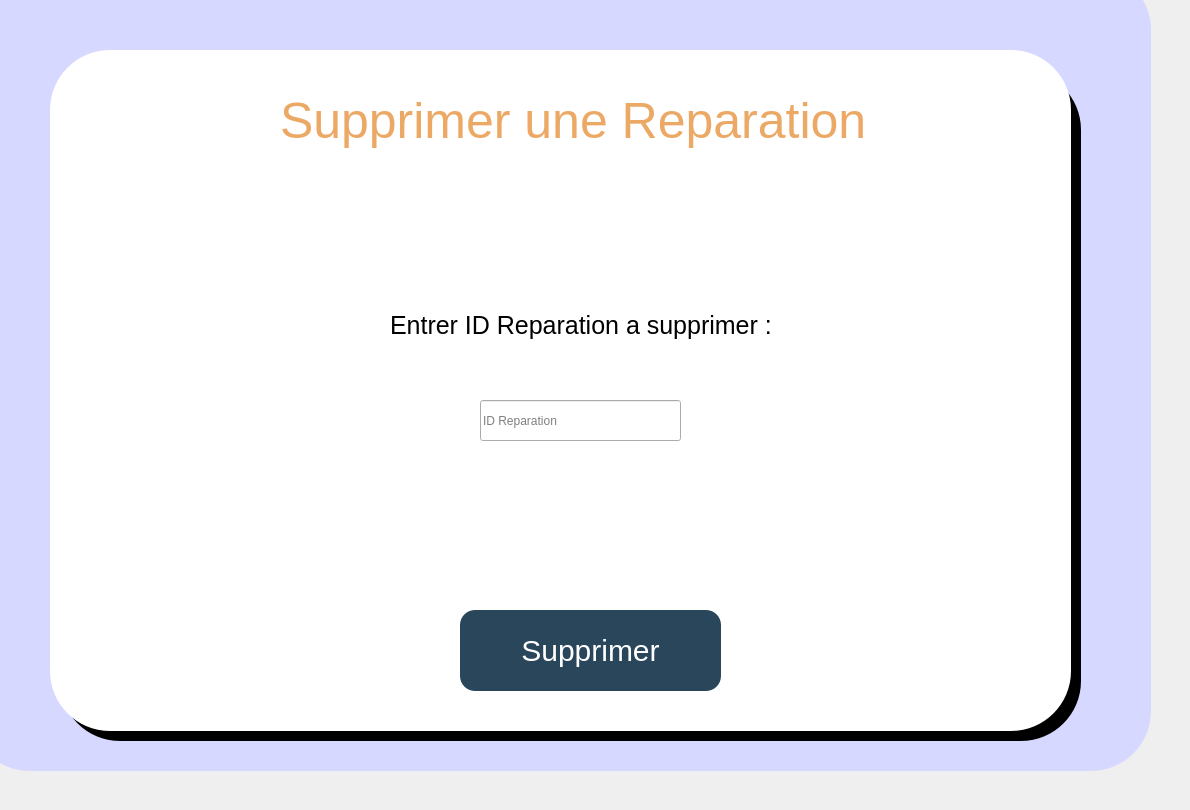
    <widget class="QWidget" name="suppression_rep">
     <widget class="QLineEdit" name="id_rep_suppr">
      <property name="geometry">
       <rect>
        <x>480</x>
        <y>400</y>
        <width>201</width>
        <height>41</height>
       </rect>
      </property>
      <property name="placeholderText">
       <string>ID Reparation</string>
      </property>
     </widget>
     <widget class="QPushButton" name="pushButton_12">
      <property name="geometry">
       <rect>
        <x>50</x>
        <y>50</y>
        <width>1021</width>
        <height>681</height>
       </rect>
      </property>
      <property name="styleSheet">
       <string notr="true">QPushButton{
background:white;
font-size:70px;
border-radius:60px;
color:white;
}</string>
      </property>
      <property name="text">
       <string/>
      </property>
     </widget>
     <widget class="QPushButton" name="Retour_4">
      <property name="geometry">
       <rect>
        <x>90</x>
        <y>90</y>
        <width>81</width>
        <height>71</height>
       </rect>
      </property>
      <property name="styleSheet">
       <string notr="true">QPushButton{
background:white;
font-size:70px;
border-radius:60px;
color:white;
}</string>
      </property>
      <property name="text">
       <string/>
      </property>
      <property name="icon">
       <iconset>
        <normaloff>../../../../Downloads/Images/icons8-undo-100.png</normaloff>../../../../Downloads/Images/icons8-undo-100.png</iconset>
      </property>
      <property name="iconSize">
       <size>
        <width>70</width>
        <height>70</height>
       </size>
      </property>
     </widget>
     <widget class="QPushButton" name="supprimer_btn_2">
      <property name="geometry">
       <rect>
        <x>460</x>
        <y>610</y>
        <width>261</width>
        <height>81</height>
       </rect>
      </property>
      <property name="styleSheet">
       <string notr="true">QPushButton{
background:#29465B;
font-size:30px;
border-radius:15px;
color:white;
}

QPushButton:hover{
color:#3794AB;
border-radius:15px;
background:white;
font-size:30px;
}</string>
      </property>
      <property name="text">
       <string>Supprimer</string>
      </property>
     </widget>
     <widget class="QPushButton" name="pushButton_13">
      <property name="geometry">
       <rect>
        <x>60</x>
        <y>70</y>
        <width>1021</width>
        <height>671</height>
       </rect>
      </property>
      <property name="styleSheet">
       <string notr="true">QPushButton{
background:black;
font-size:70px;
border-radius:60px;
color:white;
}</string>
      </property>
      <property name="text">
       <string/>
      </property>
     </widget>
     <widget class="QLabel" name="suppressionreparation">
      <property name="geometry">
       <rect>
        <x>280</x>
        <y>90</y>
        <width>701</width>
        <height>61</height>
       </rect>
      </property>
      <property name="styleSheet">
       <string notr="true">font-size:50px;
color:#ECA966;</string>
      </property>
      <property name="text">
       <string>Supprimer une Reparation</string>
      </property>
     </widget>
     <widget class="QPushButton" name="pushButton_14">
      <property name="geometry">
       <rect>
        <x>-30</x>
        <y>-30</y>
        <width>1181</width>
        <height>801</height>
       </rect>
      </property>
      <property name="styleSheet">
       <string notr="true">QPushButton{
background:rgb(215, 216, 255);
font-size:70px;
border-radius:60px;
color:white;
}</string>
      </property>
      <property name="text">
       <string/>
      </property>
     </widget>
     <widget class="QLabel" name="les_id_3">
      <property name="geometry">
       <rect>
        <x>390</x>
        <y>300</y>
        <width>391</width>
        <height>51</height>
       </rect>
      </property>
      <property name="styleSheet">
       <string notr="true">font-size:25px;</string>
      </property>
      <property name="text">
       <string>Entrer ID Reparation a supprimer :</string>
      </property>
     </widget>
     <zorder>pushButton_14</zorder>
     <zorder>pushButton_13</zorder>
     <zorder>pushButton_12</zorder>
     <zorder>Retour_4</zorder>
     <zorder>supprimer_btn_2</zorder>
     <zorder>suppressionreparation</zorder>
     <zorder>id_rep_suppr</zorder>
     <zorder>les_id_3</zorder>
    </widget>
